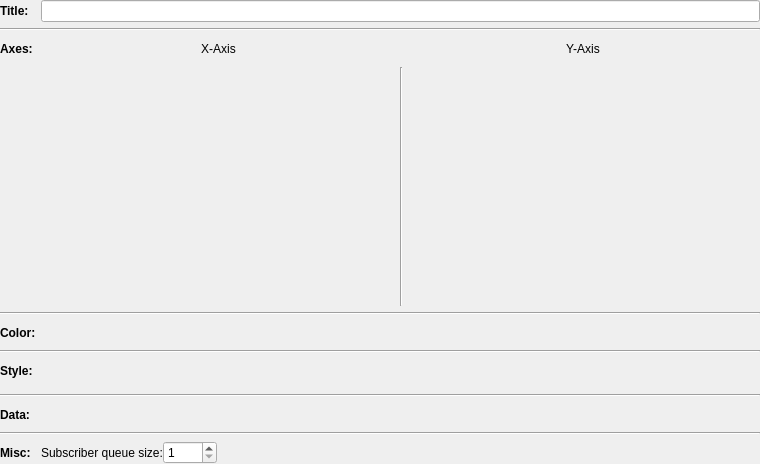
<?xml version="1.0" encoding="UTF-8"?>
<ui version="4.0">
 <class>CurveConfigWidget</class>
 <widget class="QWidget" name="CurveConfigWidget">
  <property name="geometry">
   <rect>
    <x>0</x>
    <y>0</y>
    <width>760</width>
    <height>464</height>
   </rect>
  </property>
  <property name="windowTitle">
   <string>Form</string>
  </property>
  <layout class="QGridLayout" name="gridLayout">
   <property name="horizontalSpacing">
    <number>5</number>
   </property>
   <property name="margin">
    <number>0</number>
   </property>
   <item row="10" column="0" colspan="4">
    <widget class="Line" name="line_5">
     <property name="orientation">
      <enum>Qt::Horizontal</enum>
     </property>
    </widget>
   </item>
   <item row="17" column="0">
    <widget class="QLabel" name="label_5">
     <property name="minimumSize">
      <size>
       <width>0</width>
       <height>23</height>
      </size>
     </property>
     <property name="font">
      <font>
       <weight>75</weight>
       <bold>true</bold>
      </font>
     </property>
     <property name="text">
      <string>Misc:</string>
     </property>
    </widget>
   </item>
   <item row="0" column="1" colspan="3">
    <widget class="QLineEdit" name="lineEditTitle"/>
   </item>
   <item row="14" column="1" colspan="3">
    <widget class="rqt_multiplot::CurveDataConfigWidget" name="curveDataConfigWidget" native="true">
     <property name="minimumSize">
      <size>
       <width>0</width>
       <height>0</height>
      </size>
     </property>
    </widget>
   </item>
   <item row="0" column="0">
    <widget class="QLabel" name="label">
     <property name="font">
      <font>
       <weight>75</weight>
       <bold>true</bold>
      </font>
     </property>
     <property name="text">
      <string>Title:</string>
     </property>
    </widget>
   </item>
   <item row="7" column="1" colspan="3">
    <widget class="rqt_multiplot::CurveColorWidget" name="curveColorWidget" native="true"/>
   </item>
   <item row="2" column="0">
    <widget class="QLabel" name="label_2">
     <property name="minimumSize">
      <size>
       <width>0</width>
       <height>24</height>
      </size>
     </property>
     <property name="font">
      <font>
       <weight>75</weight>
       <bold>true</bold>
      </font>
     </property>
     <property name="text">
      <string>Axes:</string>
     </property>
    </widget>
   </item>
   <item row="14" column="0">
    <widget class="QLabel" name="label_9">
     <property name="minimumSize">
      <size>
       <width>0</width>
       <height>23</height>
      </size>
     </property>
     <property name="font">
      <font>
       <weight>75</weight>
       <bold>true</bold>
      </font>
     </property>
     <property name="text">
      <string>Data:</string>
     </property>
    </widget>
   </item>
   <item row="1" column="0" colspan="4">
    <widget class="Line" name="line">
     <property name="orientation">
      <enum>Qt::Horizontal</enum>
     </property>
    </widget>
   </item>
   <item row="11" column="1" rowspan="2" colspan="3">
    <widget class="rqt_multiplot::CurveStyleWidget" name="curveStyleWidget" native="true">
     <property name="minimumSize">
      <size>
       <width>0</width>
       <height>0</height>
      </size>
     </property>
    </widget>
   </item>
   <item row="3" column="3">
    <widget class="rqt_multiplot::CurveAxisConfigWidget" name="curveAxisConfigWidgetY" native="true">
     <property name="sizePolicy">
      <sizepolicy hsizetype="MinimumExpanding" vsizetype="MinimumExpanding">
       <horstretch>0</horstretch>
       <verstretch>0</verstretch>
      </sizepolicy>
     </property>
    </widget>
   </item>
   <item row="3" column="1">
    <widget class="rqt_multiplot::CurveAxisConfigWidget" name="curveAxisConfigWidgetX" native="true">
     <property name="sizePolicy">
      <sizepolicy hsizetype="MinimumExpanding" vsizetype="MinimumExpanding">
       <horstretch>0</horstretch>
       <verstretch>0</verstretch>
      </sizepolicy>
     </property>
    </widget>
   </item>
   <item row="4" column="0" colspan="4">
    <widget class="Line" name="line_3">
     <property name="orientation">
      <enum>Qt::Horizontal</enum>
     </property>
    </widget>
   </item>
   <item row="17" column="1" colspan="3">
    <layout class="QHBoxLayout" name="horizontalLayout">
     <item>
      <widget class="QLabel" name="label_7">
       <property name="text">
        <string>Subscriber queue size:</string>
       </property>
      </widget>
     </item>
     <item>
      <widget class="QSpinBox" name="spinBoxSubscriberQueueSize">
       <property name="minimum">
        <number>1</number>
       </property>
       <property name="maximum">
        <number>9999</number>
       </property>
      </widget>
     </item>
     <item>
      <spacer name="horizontalSpacer">
       <property name="orientation">
        <enum>Qt::Horizontal</enum>
       </property>
       <property name="sizeHint" stdset="0">
        <size>
         <width>40</width>
         <height>20</height>
        </size>
       </property>
      </spacer>
     </item>
    </layout>
   </item>
   <item row="11" column="0">
    <widget class="QLabel" name="label_8">
     <property name="sizePolicy">
      <sizepolicy hsizetype="Preferred" vsizetype="Fixed">
       <horstretch>0</horstretch>
       <verstretch>0</verstretch>
      </sizepolicy>
     </property>
     <property name="minimumSize">
      <size>
       <width>0</width>
       <height>23</height>
      </size>
     </property>
     <property name="font">
      <font>
       <weight>75</weight>
       <bold>true</bold>
      </font>
     </property>
     <property name="text">
      <string>Style:</string>
     </property>
    </widget>
   </item>
   <item row="7" column="0">
    <widget class="QLabel" name="label_6">
     <property name="minimumSize">
      <size>
       <width>0</width>
       <height>23</height>
      </size>
     </property>
     <property name="font">
      <font>
       <weight>75</weight>
       <bold>true</bold>
      </font>
     </property>
     <property name="text">
      <string>Color:</string>
     </property>
    </widget>
   </item>
   <item row="13" column="0" colspan="4">
    <widget class="Line" name="line_4">
     <property name="orientation">
      <enum>Qt::Horizontal</enum>
     </property>
    </widget>
   </item>
   <item row="16" column="0" colspan="4">
    <widget class="Line" name="line_6">
     <property name="orientation">
      <enum>Qt::Horizontal</enum>
     </property>
    </widget>
   </item>
   <item row="3" column="2">
    <widget class="Line" name="line_2">
     <property name="sizePolicy">
      <sizepolicy hsizetype="Preferred" vsizetype="Minimum">
       <horstretch>0</horstretch>
       <verstretch>0</verstretch>
      </sizepolicy>
     </property>
     <property name="minimumSize">
      <size>
       <width>12</width>
       <height>0</height>
      </size>
     </property>
     <property name="orientation">
      <enum>Qt::Vertical</enum>
     </property>
    </widget>
   </item>
   <item row="2" column="1" colspan="3">
    <layout class="QHBoxLayout" name="horizontalLayout_2">
     <property name="spacing">
      <number>5</number>
     </property>
     <item>
      <spacer name="horizontalSpacer_2">
       <property name="orientation">
        <enum>Qt::Horizontal</enum>
       </property>
       <property name="sizeType">
        <enum>QSizePolicy::Fixed</enum>
       </property>
       <property name="sizeHint" stdset="0">
        <size>
         <width>33</width>
         <height>20</height>
        </size>
       </property>
      </spacer>
     </item>
     <item>
      <widget class="QLabel" name="label_3">
       <property name="sizePolicy">
        <sizepolicy hsizetype="MinimumExpanding" vsizetype="Preferred">
         <horstretch>0</horstretch>
         <verstretch>0</verstretch>
        </sizepolicy>
       </property>
       <property name="font">
        <font>
         <weight>50</weight>
         <bold>false</bold>
        </font>
       </property>
       <property name="text">
        <string>X-Axis</string>
       </property>
       <property name="alignment">
        <set>Qt::AlignCenter</set>
       </property>
      </widget>
     </item>
     <item>
      <layout class="QHBoxLayout" name="horizontalLayout_3">
       <property name="spacing">
        <number>0</number>
       </property>
       <item>
        <widget class="QPushButton" name="pushButtonCopyRight">
         <property name="minimumSize">
          <size>
           <width>22</width>
           <height>22</height>
          </size>
         </property>
         <property name="maximumSize">
          <size>
           <width>22</width>
           <height>22</height>
          </size>
         </property>
         <property name="cursor">
          <cursorShape>PointingHandCursor</cursorShape>
         </property>
         <property name="toolTip">
          <string>Copy to y-axis configuration</string>
         </property>
         <property name="text">
          <string/>
         </property>
         <property name="icon">
          <iconset>
           <normaloff>../resource/22x22/arrow_right.png</normaloff>../resource/22x22/arrow_right.png</iconset>
         </property>
         <property name="iconSize">
          <size>
           <width>22</width>
           <height>22</height>
          </size>
         </property>
         <property name="flat">
          <bool>true</bool>
         </property>
        </widget>
       </item>
       <item>
        <widget class="QPushButton" name="pushButtonSwap">
         <property name="minimumSize">
          <size>
           <width>22</width>
           <height>22</height>
          </size>
         </property>
         <property name="maximumSize">
          <size>
           <width>22</width>
           <height>22</height>
          </size>
         </property>
         <property name="cursor">
          <cursorShape>PointingHandCursor</cursorShape>
         </property>
         <property name="toolTip">
          <string>Swap axis configurations</string>
         </property>
         <property name="text">
          <string/>
         </property>
         <property name="icon">
          <iconset>
           <normaloff>../resource/22x22/arrows_right_left.png</normaloff>../resource/22x22/arrows_right_left.png</iconset>
         </property>
         <property name="iconSize">
          <size>
           <width>22</width>
           <height>22</height>
          </size>
         </property>
         <property name="flat">
          <bool>true</bool>
         </property>
        </widget>
       </item>
       <item>
        <widget class="QPushButton" name="pushButtonCopyLeft">
         <property name="minimumSize">
          <size>
           <width>22</width>
           <height>22</height>
          </size>
         </property>
         <property name="maximumSize">
          <size>
           <width>22</width>
           <height>22</height>
          </size>
         </property>
         <property name="cursor">
          <cursorShape>PointingHandCursor</cursorShape>
         </property>
         <property name="toolTip">
          <string>Copy to x-axis configuration</string>
         </property>
         <property name="text">
          <string/>
         </property>
         <property name="icon">
          <iconset>
           <normaloff>../resource/22x22/arrow_left.png</normaloff>../resource/22x22/arrow_left.png</iconset>
         </property>
         <property name="iconSize">
          <size>
           <width>22</width>
           <height>22</height>
          </size>
         </property>
         <property name="flat">
          <bool>true</bool>
         </property>
        </widget>
       </item>
      </layout>
     </item>
     <item>
      <widget class="QLabel" name="label_4">
       <property name="sizePolicy">
        <sizepolicy hsizetype="MinimumExpanding" vsizetype="Preferred">
         <horstretch>0</horstretch>
         <verstretch>0</verstretch>
        </sizepolicy>
       </property>
       <property name="font">
        <font>
         <weight>50</weight>
         <bold>false</bold>
        </font>
       </property>
       <property name="text">
        <string>Y-Axis</string>
       </property>
       <property name="alignment">
        <set>Qt::AlignCenter</set>
       </property>
      </widget>
     </item>
     <item>
      <spacer name="horizontalSpacer_3">
       <property name="orientation">
        <enum>Qt::Horizontal</enum>
       </property>
       <property name="sizeType">
        <enum>QSizePolicy::Fixed</enum>
       </property>
       <property name="sizeHint" stdset="0">
        <size>
         <width>33</width>
         <height>19</height>
        </size>
       </property>
      </spacer>
     </item>
    </layout>
   </item>
  </layout>
 </widget>
 <customwidgets>
  <customwidget>
   <class>rqt_multiplot::CurveAxisConfigWidget</class>
   <extends>QWidget</extends>
   <header location="global">rqt_multiplot/CurveAxisConfigWidget.h</header>
   <container>1</container>
  </customwidget>
  <customwidget>
   <class>rqt_multiplot::CurveColorWidget</class>
   <extends>QWidget</extends>
   <header location="global">rqt_multiplot/CurveColorWidget.h</header>
   <container>1</container>
  </customwidget>
  <customwidget>
   <class>rqt_multiplot::CurveStyleWidget</class>
   <extends>QWidget</extends>
   <header>rqt_multiplot/CurveStyleWidget.h</header>
   <container>1</container>
  </customwidget>
  <customwidget>
   <class>rqt_multiplot::CurveDataConfigWidget</class>
   <extends>QWidget</extends>
   <header location="global">rqt_multiplot/CurveDataConfigWidget.h</header>
   <container>1</container>
  </customwidget>
 </customwidgets>
 <resources/>
 <connections/>
</ui>
